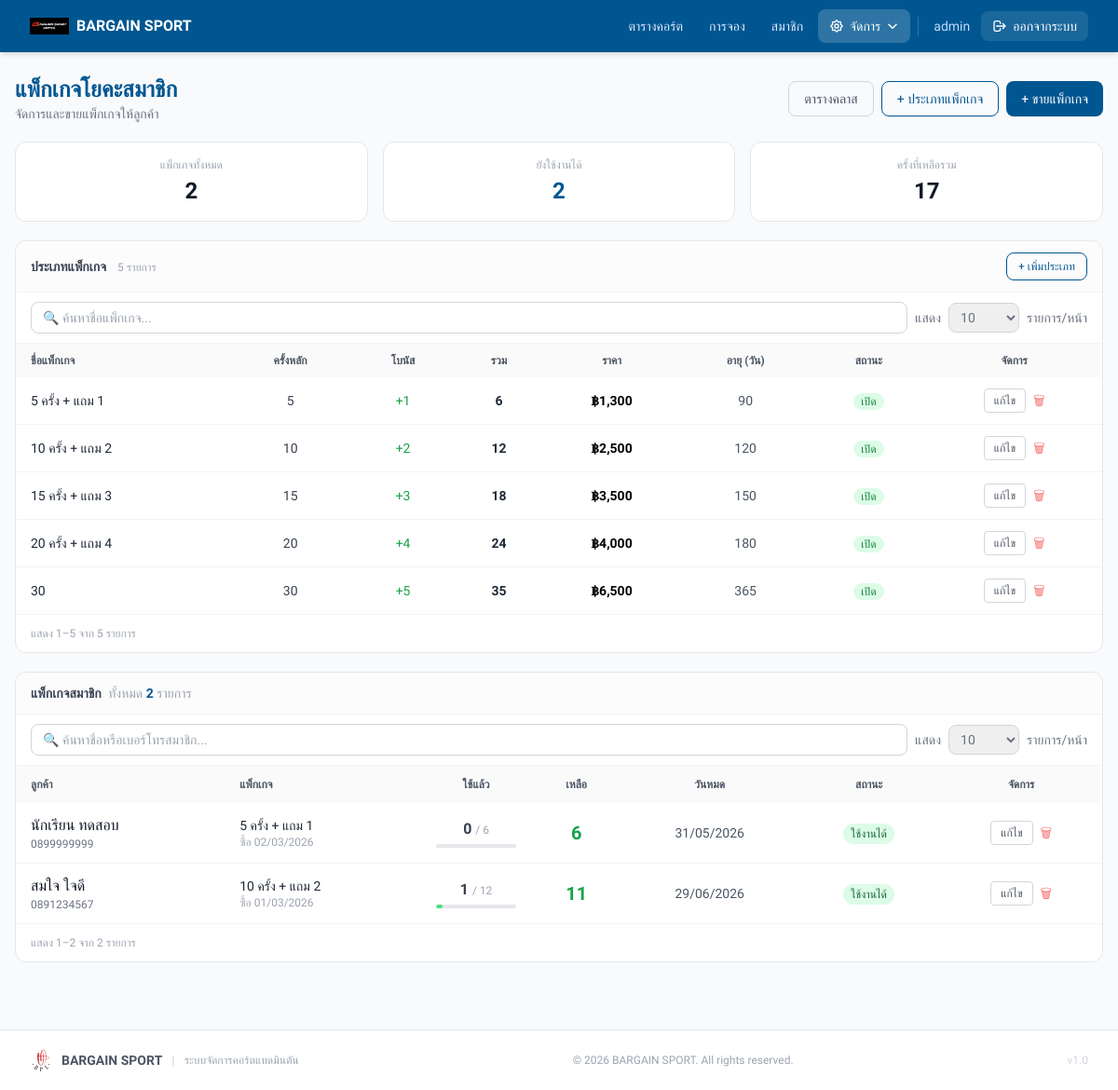
Page /admin/yoga_packages.php (signed in) on the committed database.
### tables this page shows
CREATE TABLE `yoga_package_types` (
  `id` int NOT NULL,
  `name` varchar(100) NOT NULL,
  `sessions_total` int NOT NULL COMMENT 'à¸„à¸£à¸±à¹‰à¸‡à¸—à¸µà¹ˆà¸‹à¸·à¹‰à¸­',
  `bonus_sessions` int NOT NULL DEFAULT '0' COMMENT 'à¸„à¸£à¸±à¹‰à¸‡à¹à¸–à¸¡',
  `price` decimal(10,2) NOT NULL,
  `validity_days` int DEFAULT NULL COMMENT 'NULL = à¹„à¸¡à¹ˆà¸«à¸¡à¸”à¸­à¸²à¸¢à¸¸',
  `is_active` tinyint(1) NOT NULL DEFAULT '1',
  `created_at` timestamp NOT NULL DEFAULT CURRENT_TIMESTAMP
);

CREATE TABLE `member_yoga_packages` (
  `id` int NOT NULL,
  `student_name` varchar(100) NOT NULL,
  `student_phone` varchar(20) NOT NULL,
  `yoga_package_type_id` int NOT NULL,
  `sessions_total` int NOT NULL,
  `sessions_used` int NOT NULL DEFAULT '0',
  `purchase_date` date NOT NULL,
  `expiry_date` date DEFAULT NULL,
  `notes` text,
  `created_by` int DEFAULT NULL,
  `created_at` timestamp NOT NULL DEFAULT CURRENT_TIMESTAMP
);

### admin/yoga_packages.php (the view, shortened to what this page needs)
<?php
require_once __DIR__ . '/../config/db.php';
$today = date('Y-m-d');
$stmt = $pdo->prepare("
    SELECT myp.*, ypt.name AS type_name, ypt.price,
           (myp.sessions_total - myp.sessions_used) AS remaining,
           CASE
             WHEN (myp.sessions_total - myp.sessions_used) <= 0 THEN 'empty'
             WHEN myp.expiry_date IS NOT NULL AND myp.expiry_date < ? THEN 'expired'
             ELSE 'active'
           END AS pkg_status
    FROM member_yoga_packages myp
    JOIN yoga_package_types ypt ON ypt.id = myp.yoga_package_type_id
    ORDER BY
      CASE WHEN (myp.sessions_total - myp.sessions_used) > 0 AND (myp.expiry_date IS NULL OR myp.expiry_date >= ?) THEN 0 ELSE 1 END,
      myp.student_name ASC, myp.expiry_date ASC
");
$stmt->execute([$today, $today]);
$memberPkgs = $stmt->fetchAll();
$pkgTypes = $pdo->query("SELECT * FROM yoga_package_types ORDER BY sessions_total ASC")->fetchAll();
$stats = $pdo->query("
    SELECT
      COUNT(*) AS total_pkgs,
      SUM(CASE WHEN (sessions_total - sessions_used) > 0 AND (expiry_date IS NULL OR expiry_date >= CURDATE()) THEN 1 ELSE 0 END) AS active_pkgs,
      SUM(sessions_total - sessions_used) AS total_remaining
    FROM member_yoga_packages
")->fetch();
?>
<!doctype html>
<html lang="th">
<head>
  <script src="https://cdn.tailwindcss.com"></script>
</head>
<body style="background:#f8fafc;" class="min-h-screen">
  <?php include __DIR__ . '/../includes/header.php'; ?>
  <div class="max-w-7xl mx-auto px-4 py-6">
    <div class="flex flex-col sm:flex-row sm:items-center sm:justify-between gap-3 mb-5">
      <div>
        <h1 class="text-2xl font-bold" style="color:#005691;">แพ็กเกจโยคะสมาชิก</h1>
        <p class="text-gray-500 text-sm">จัดการและขายแพ็กเกจให้ลูกค้า</p>
      </div>
      <div class="flex gap-2 flex-wrap">
        <a href="/admin/yoga_classes.php"
          class="flex items-center gap-1.5 px-4 py-2 text-sm border border-gray-300 rounded-lg text-gray-600 hover:bg-gray-50">
          ตารางคลาส
        </a>
        <button onclick="document.getElementById('addTypeModal').classList.remove('hidden')"
          class="flex items-center gap-1.5 px-4 py-2 text-sm border rounded-lg font-medium hover:opacity-90 transition-opacity"
          style="color:#005691;border-color:#005691;">
          + ประเภทแพ็กเกจ
        </button>
        <button onclick="document.getElementById('sellModal').classList.remove('hidden')"
          class="flex items-center gap-1.5 px-4 py-2 text-sm text-white rounded-lg font-medium hover:opacity-90 transition-opacity"
          style="background:#005691;">
          + ขายแพ็กเกจ
        </button>
      </div>
    </div>
    <div class="grid grid-cols-3 gap-4 mb-5">
      <div class="bg-white rounded-xl border border-gray-200 p-4 text-center">
        <p class="text-xs text-gray-400 mb-1">แพ็กเกจทั้งหมด</p>
        <p class="text-2xl font-bold text-gray-900"><?= $stats['total_pkgs'] ?? 0 ?></p>
      </div>
      <div class="bg-white rounded-xl border border-gray-200 p-4 text-center">
        <p class="text-xs text-gray-400 mb-1">ยังใช้งานได้</p>
        <p class="text-2xl font-bold" style="color:#005691;"><?= $stats['active_pkgs'] ?? 0 ?></p>
      </div>
      <div class="bg-white rounded-xl border border-gray-200 p-4 text-center">
        <p class="text-xs text-gray-400 mb-1">ครั้งที่เหลือรวม</p>
        <p class="text-2xl font-bold text-gray-900"><?= number_format($stats['total_remaining'] ?? 0) ?></p>
      </div>
    </div>
    <div class="bg-white rounded-xl border border-gray-200 overflow-hidden mb-5">
      <div class="px-4 py-3 border-b border-gray-100 bg-gray-50/50 flex items-center justify-between">
        <div>
          <span class="text-sm font-semibold text-gray-700">ประเภทแพ็กเกจ</span>
          <span class="text-xs text-gray-400 ml-2"><?= count($pkgTypes) ?> รายการ</span>
        </div>
        <button onclick="document.getElementById('addTypeModal').classList.remove('hidden')"
          class="text-xs px-3 py-1.5 rounded-lg border font-medium hover:bg-blue-50 transition-colors"
          style="color:#005691;border-color:#005691;">+ เพิ่มประเภท</button>
      </div>
      <div class="px-4 py-2.5 border-b border-gray-100 flex flex-col sm:flex-row gap-2 items-center">
        <input type="text" id="ptSearch" placeholder="🔍 ค้นหาชื่อแพ็กเกจ..."
          class="flex-1 w-full px-3 py-1.5 rounded-lg border border-gray-300 text-sm outline-none focus:border-blue-400">
        <div class="flex items-center gap-2 text-sm text-gray-500 whitespace-nowrap">
          <span>แสดง</span>
          <select id="ptPerPage"
            class="px-2 py-1.5 border border-gray-300 rounded-lg text-sm outline-none focus:border-blue-400">
            <option value="10" selected>10</option>
          </select>
          <span>รายการ/หน้า</span>
        </div>
      </div>
      <div class="overflow-x-auto">
        <table class="w-full" id="pkgTypesTable">
          <thead style="background:#FAFAFA;">
            <tr>
              <th class="px-4 py-2.5 text-left text-xs font-semibold text-gray-600">ชื่อแพ็กเกจ</th>
              <th class="px-4 py-2.5 text-center text-xs font-semibold text-gray-600">ครั้งหลัก</th>
              <th class="px-4 py-2.5 text-center text-xs font-semibold text-gray-600">โบนัส</th>
              <th class="px-4 py-2.5 text-center text-xs font-semibold text-gray-600">รวม</th>
              <th class="px-4 py-2.5 text-center text-xs font-semibold text-gray-600">ราคา</th>
              <th class="px-4 py-2.5 text-center text-xs font-semibold text-gray-600">อายุ (วัน)</th>
              <th class="px-4 py-2.5 text-center text-xs font-semibold text-gray-600">สถานะ</th>
              <th class="px-4 py-2.5 text-center text-xs font-semibold text-gray-600">จัดการ</th>
            </tr>
          </thead>
          <tbody class="divide-y divide-gray-100">
            <?php foreach ($pkgTypes as $pt): ?>
              <tr class="hover:bg-gray-50 <?= !$pt['is_active'] ? 'opacity-50' : '' ?>">
                <td class="px-4 py-3">
                  <p class="font-medium text-gray-800 text-sm"><?= htmlspecialchars($pt['name']) ?></p>
                </td>
                <td class="px-4 py-3 text-center text-sm text-gray-700"><?= $pt['sessions_total'] ?></td>
                <td class="px-4 py-3 text-center text-sm">
                  <?= $pt['bonus_sessions'] > 0
                    ? '<span class="text-green-600 font-medium">+' . $pt['bonus_sessions'] . '</span>'
                    : '<span class="text-gray-300">—</span>' ?>
                </td>
                <td class="px-4 py-3 text-center text-sm font-semibold text-gray-800">
                  <?= $pt['sessions_total'] + $pt['bonus_sessions'] ?>
                </td>
                <td class="px-4 py-3 text-center text-sm font-semibold">
                  ฿<?= number_format($pt['price'], 0) ?>
                </td>
                <td class="px-4 py-3 text-center text-sm text-gray-600">
                  <?= $pt['validity_days'] ? $pt['validity_days'] : '<span class="text-gray-300">ไม่จำกัด</span>' ?>
                </td>
                <td class="px-4 py-3 text-center">
                  <?php if ($pt['is_active']): ?>
                    <span class="text-xs px-2 py-0.5 rounded-full bg-green-100 text-green-700 font-medium">เปิด</span>
                  <?php else: ?>
                    <span class="text-xs px-2 py-0.5 rounded-full bg-gray-100 text-gray-500">ปิด</span>
                  <?php endif; ?>
                </td>
                <td class="px-4 py-3 text-center">
                  <div class="flex items-center justify-center gap-2">
                    <button
                      onclick="openEditType(<?= htmlspecialchars(json_encode($pt, JSON_UNESCAPED_UNICODE), ENT_QUOTES) ?>)"
                      class="text-xs px-2.5 py-1 rounded border border-gray-300 text-gray-600 hover:bg-gray-50 transition-colors">แก้ไข</button>
                    <form method="post" class="inline" onsubmit="return confirm('ลบประเภทนี้?')">
                      <button type="submit" class="text-red-400 hover:text-red-600 text-sm" title="ลบ">🗑</button>
                    </form>
                  </div>
                </td>
              </tr>
            <?php endforeach; ?>
          </tbody>
        </table>
      </div>
      <div class="px-4 py-3 border-t border-gray-100 flex flex-col sm:flex-row items-center justify-between gap-2">
        <span class="text-xs text-gray-400" id="ptInfo"></span>
      </div>
    </div>
    <div class="bg-white rounded-xl border border-gray-200 overflow-hidden">
      <div class="px-4 py-3 border-b border-gray-100 bg-gray-50/50 flex items-center justify-between">
        <span class="text-sm font-semibold text-gray-700">แพ็กเกจสมาชิก
          <span class="font-normal text-gray-400 ml-1">ทั้งหมด <span class="font-bold"
              style="color:#005691;"><?= count($memberPkgs) ?></span> รายการ</span>
        </span>
      </div>
      <div class="px-4 py-2.5 border-b border-gray-100 flex flex-col sm:flex-row gap-2 items-center">
        <input type="text" id="mpSearch" placeholder="🔍 ค้นหาชื่อหรือเบอร์โทรสมาชิก..."
          class="flex-1 w-full px-3 py-1.5 rounded-lg border border-gray-300 text-sm outline-none focus:border-blue-400">
        <div class="flex items-center gap-2 text-sm text-gray-500 whitespace-nowrap">
          <span>แสดง</span>
          <select id="mpPerPage"
            class="px-2 py-1.5 border border-gray-300 rounded-lg text-sm outline-none focus:border-blue-400">
            <option value="10" selected>10</option>
          </select>
          <span>รายการ/หน้า</span>
        </div>
      </div>
      <?php if (empty($memberPkgs)): ?>
        <div class="p-12 text-center text-gray-400">ยังไม่มีข้อมูลแพ็กเกจสมาชิก</div>
      <?php else: ?>
        <div class="overflow-x-auto">
          <table class="w-full" id="memberPkgsTable">
            <thead style="background:#FAFAFA;">
              <tr>
                <th class="px-4 py-3 text-left text-xs font-semibold text-gray-600">ลูกค้า</th>
                <th class="px-4 py-3 text-left text-xs font-semibold text-gray-600">แพ็กเกจ</th>
                <th class="px-4 py-3 text-center text-xs font-semibold text-gray-600">ใช้แล้ว</th>
                <th class="px-4 py-3 text-center text-xs font-semibold text-gray-600">เหลือ</th>
                <th class="px-4 py-3 text-center text-xs font-semibold text-gray-600">วันหมด</th>
                <th class="px-4 py-3 text-center text-xs font-semibold text-gray-600">สถานะ</th>
                <th class="px-4 py-3 text-center text-xs font-semibold text-gray-600">จัดการ</th>
              </tr>
            </thead>
            <tbody class="divide-y divide-gray-100">
              <?php foreach ($memberPkgs as $mp):
                $statusBadge = match ($mp['pkg_status']) {
                  'active' => ['text' => 'ใช้งานได้', 'bg' => 'bg-green-100', 'txt' => 'text-green-800'],
                  'expired' => ['text' => 'หมดอายุ', 'bg' => 'bg-red-100', 'txt' => 'text-red-800'],
                  'empty' => ['text' => 'ครั้งหมด', 'bg' => 'bg-gray-100', 'txt' => 'text-gray-500'],
                  default => ['text' => '—', 'bg' => 'bg-gray-100', 'txt' => 'text-gray-500'],
                };
                $remainPct = $mp['sessions_total'] > 0 ? round($mp['remaining'] / $mp['sessions_total'] * 100) : 0;
                ?>
                <tr class="hover:bg-gray-50 <?= $mp['pkg_status'] !== 'active' ? 'opacity-60' : '' ?>">
                  <td class="px-4 py-3">
                    <p class="font-medium text-gray-900"><?= htmlspecialchars($mp['student_name']) ?></p>
                    <p class="text-xs text-gray-500"><?= htmlspecialchars($mp['student_phone']) ?></p>
                  </td>
                  <td class="px-4 py-3">
                    <p class="text-sm font-medium text-gray-800"><?= htmlspecialchars($mp['type_name']) ?></p>
                    <p class="text-xs text-gray-400">ซื้อ <?= date('d/m/Y', strtotime($mp['purchase_date'])) ?></p>
                  </td>
                  <td class="px-4 py-3 text-center">
                    <span class="font-semibold text-gray-700"><?= $mp['sessions_used'] ?></span>
                    <span class="text-xs text-gray-400">/ <?= $mp['sessions_total'] ?></span>
                    <div class="w-full h-1 bg-gray-200 rounded-full mt-1 overflow-hidden">
                      <div class="h-full rounded-full <?= $remainPct > 30 ? 'bg-green-400' : 'bg-amber-400' ?>"
                        style="width:<?= 100 - $remainPct ?>%"></div>
                    </div>
                  </td>
                  <td class="px-4 py-3 text-center">
                    <span
                      class="text-xl font-bold <?= $mp['remaining'] <= 2 ? 'text-red-600' : 'text-green-600' ?>"><?= max(0, (int) $mp['remaining']) ?></span>
                  </td>
                  <td class="px-4 py-3 text-center text-sm text-gray-600">
                    <?= $mp['expiry_date'] ? date('d/m/Y', strtotime($mp['expiry_date'])) : '—' ?>
                  </td>
                  <td class="px-4 py-3 text-center">
                    <span
                      class="text-xs px-2 py-1 rounded-full font-medium <?= $statusBadge['bg'] ?> <?= $statusBadge['txt'] ?>"><?= $statusBadge['text'] ?></span>
                  </td>
                  <td class="px-4 py-3 text-center">
                    <div class="flex items-center justify-center gap-2">
                      <button
                        onclick="openEditCustomer(<?= $mp['id'] ?>, '<?= htmlspecialchars(addslashes($mp['student_name'])) ?>', '<?= htmlspecialchars(addslashes($mp['student_phone'])) ?>')"
                        class="text-xs px-2.5 py-1 rounded border border-gray-300 text-gray-600 hover:bg-gray-50 transition-colors">แก้ไข</button>
                      <form method="post" class="inline" onsubmit="return confirm('ลบแพ็กเกจนี้?')">
                        <button type="submit" class="text-red-400 hover:text-red-600 text-sm" title="ลบ">🗑</button>
                      </form>
                    </div>
                  </td>
                </tr>
              <?php endforeach; ?>
            </tbody>
          </table>
        </div>
        <div class="px-4 py-3 border-t border-gray-100 flex flex-col sm:flex-row items-center justify-between gap-2">
          <span class="text-xs text-gray-400" id="mpInfo"></span>
        </div>
      <?php endif; ?>
    </div>
  </div>
  <?php include __DIR__ . '/../includes/footer.php'; ?>
</body>
</html>

### admin/yoga_packages.php (style rules this page uses)
* { font-family: 'Prompt', sans-serif !important; }

### includes/header.php (style rules this page uses)
* { font-family: 'Prompt', sans-serif !important; }

### rows in the picture
yoga_package_types: name "5 ครั้ง + แถม 1", sessions_total "5", bonus_sessions "1", $pt['sessions_total'] + $pt['bonus_sessions'] "6", price "1,300", validity_days "90", is_active "เปิด"
yoga_package_types: name "10 ครั้ง + แถม 2", sessions_total "10", bonus_sessions "2", $pt['sessions_total'] + $pt['bonus_sessions'] "12", price "2,500", validity_days "120", is_active "เปิด"
yoga_package_types: name "15 ครั้ง + แถม 3", sessions_total "15", bonus_sessions "3", $pt['sessions_total'] + $pt['bonus_sessions'] "18", price "3,500", validity_days "150", is_active "เปิด"
yoga_package_types: name "20 ครั้ง + แถม 4", sessions_total "20", bonus_sessions "4", $pt['sessions_total'] + $pt['bonus_sessions'] "24", price "4,000", validity_days "180", is_active "เปิด"
yoga_package_types: name "30", sessions_total "30", bonus_sessions "5", $pt['sessions_total'] + $pt['bonus_sessions'] "35", price "6,500", validity_days "365", is_active "เปิด"
member_yoga_packages: student_name "นักเรียน ทดสอบ", student_phone "0899999999", yoga_package_type.name "5 ครั้ง + แถม 1", purchase_date "02/03/2026", sessions_used "0", sessions_total "6", max(0, (int) $mp['remaining']) "6", expiry_date "31/05/2026", text "ใช้งานได้"
member_yoga_packages: student_name "สมใจ ใจดี", student_phone "0891234567", yoga_package_type.name "10 ครั้ง + แถม 2", purchase_date "01/03/2026", sessions_used "1", sessions_total "12", max(0, (int) $mp['remaining']) "11", expiry_date "29/06/2026", text "ใช้งานได้"

### other values in the picture
$_siteName "BARGAIN SPORT"
$_username "admin"
$stats['total_pkgs'] "2"
$stats['active_pkgs'] "2"
$stats['total_remaining'] "17"
count($pkgTypes) "5"
count($memberPkgs) "2"
